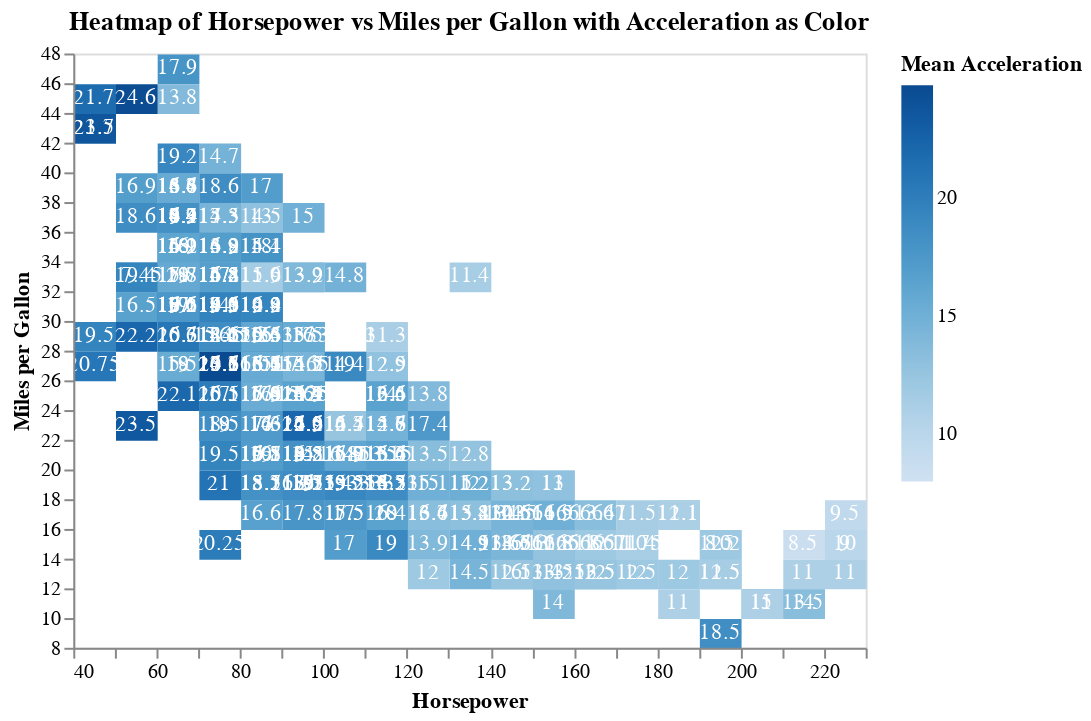

Write notebook code for a chart like this one.
### Code cell
# Create a heatmap with Acceleration as the color
heatmap = alt.Chart(cars).mark_rect().encode(
    x=alt.X('Horsepower:Q', bin=alt.Bin(maxbins=20), title='Horsepower'),
    y=alt.Y('Miles_per_Gallon:Q', bin=alt.Bin(maxbins=20), title='Miles per Gallon'),
    color=alt.Color('mean(Acceleration):Q', scale=alt.Scale(scheme='blues'), title='Mean Acceleration'),
    tooltip=['mean(Acceleration):Q', 'Horsepower:Q', 'Miles_per_Gallon:Q']
).properties(
    title="Heatmap of Horsepower vs Miles per Gallon with Acceleration as Color"
)


# Configure text
text = heatmap.mark_text(baseline='middle').encode(
    text='mean(Acceleration):Q',
    color=alt.condition(
        alt.datum.num_cars > 100,
        alt.value('black'),
        alt.value('white')
    )
)

# Display the chart
heatmap.configure_title(
    fontSize=16,
    anchor='middle',
    color='black'
).configure_axis(
    labelFontSize=12,
    titleFontSize=14
).interactive()

heatmap + text

### Figure 1 — Vega-Lite specification as saved in the notebook (floating-point values rounded to 4 significant figures; data arrays with more than 128 entries replaced by an {"elided": "..."} marker saying what was removed)
{"config": {"view": {"continuousWidth": 400, "continuousHeight": 300}}, "layer": [{"mark": "rect", "encoding": {"color": {"aggregate": "mean", "field": "Acceleration", "scale": {"scheme": "blues"}, "title": "Mean Acceleration", "type": "quantitative"}, "tooltip": [{"aggregate": "mean", "field": "Acceleration", "type": "quantitative"}, {"field": "Horsepower", "type": "quantitative"}, {"field": "Miles_per_Gallon", "type": "quantitative"}], "x": {"bin": {"maxbins": 20}, "field": "Horsepower", "title": "Horsepower", "type": "quantitative"}, "y": {"bin": {"maxbins": 20}, "field": "Miles_per_Gallon", "title": "Miles per Gallon", "type": "quantitative"}}, "title": "Heatmap of Horsepower vs Miles per Gallon with Acceleration as Color"}, {"mark": {"type": "text", "baseline": "middle"}, "encoding": {"color": {"condition": {"value": "black", "test": "(datum.num_cars > 100)"}, "value": "white"}, "text": {"aggregate": "mean", "field": "Acceleration", "type": "quantitative"}, "tooltip": [{"aggregate": "mean", "field": "Acceleration", "type": "quantitative"}, {"field": "Horsepower", "type": "quantitative"}, {"field": "Miles_per_Gallon", "type": "quantitative"}], "x": {"bin": {"maxbins": 20}, "field": "Horsepower", "title": "Horsepower", "type": "quantitative"}, "y": {"bin": {"maxbins": 20}, "field": "Miles_per_Gallon", "title": "Miles per Gallon", "type": "quantitative"}}, "title": "Heatmap of Horsepower vs Miles per Gallon with Acceleration as Color"}], "data": {"name": "data-f02450ab61490a1363517a0190416235"}, "$schema": "https://vega.github.io/schema/vega-lite/v4.17.0.json", "datasets": {"data-f02450ab61490a1363517a0190416235": {"elided": "406 records"}}}
